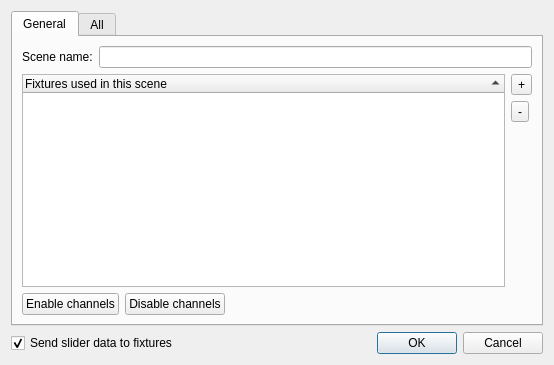
<ui version="4.0" >
 <class>SceneEditor</class>
 <widget class="QDialog" name="SceneEditor" >
  <property name="geometry" >
   <rect>
    <x>0</x>
    <y>0</y>
    <width>554</width>
    <height>365</height>
   </rect>
  </property>
  <property name="windowTitle" >
   <string>Scene editor</string>
  </property>
  <layout class="QGridLayout" name="gridLayout" >
   <item row="1" column="1" >
    <widget class="QDialogButtonBox" name="m_buttonBox" >
     <property name="standardButtons" >
      <set>QDialogButtonBox::Cancel|QDialogButtonBox::Ok</set>
     </property>
    </widget>
   </item>
   <item row="1" column="0" >
    <widget class="QCheckBox" name="m_updateValuesCheck" >
     <property name="toolTip" >
      <string>As sliders are dragged, send their data to the actual fixtures to see what really happens</string>
     </property>
     <property name="text" >
      <string>Send slider data to fixtures</string>
     </property>
     <property name="checked" >
      <bool>true</bool>
     </property>
    </widget>
   </item>
   <item row="0" column="0" colspan="2" >
    <widget class="QTabWidget" name="m_tab" >
     <property name="currentIndex" >
      <number>0</number>
     </property>
     <widget class="QWidget" name="General" >
      <property name="geometry" >
       <rect>
        <x>0</x>
        <y>0</y>
        <width>532</width>
        <height>283</height>
       </rect>
      </property>
      <attribute name="title" >
       <string>General</string>
      </attribute>
      <layout class="QVBoxLayout" name="verticalLayout_2" >
       <item>
        <layout class="QHBoxLayout" name="horizontalLayout_2" >
         <item>
          <widget class="QLabel" name="m_nameLabel" >
           <property name="text" >
            <string>Scene name:</string>
           </property>
          </widget>
         </item>
         <item>
          <widget class="QLineEdit" name="m_nameEdit" >
           <property name="toolTip" >
            <string>Name of this scene</string>
           </property>
          </widget>
         </item>
        </layout>
       </item>
       <item>
        <layout class="QHBoxLayout" name="horizontalLayout" >
         <item>
          <widget class="QTreeWidget" name="m_tree" >
           <property name="alternatingRowColors" >
            <bool>true</bool>
           </property>
           <property name="selectionMode" >
            <enum>QAbstractItemView::ExtendedSelection</enum>
           </property>
           <property name="rootIsDecorated" >
            <bool>false</bool>
           </property>
           <property name="itemsExpandable" >
            <bool>false</bool>
           </property>
           <property name="sortingEnabled" >
            <bool>true</bool>
           </property>
           <property name="allColumnsShowFocus" >
            <bool>true</bool>
           </property>
           <property name="expandsOnDoubleClick" >
            <bool>false</bool>
           </property>
           <column>
            <property name="text" >
             <string>Fixtures used in this scene</string>
            </property>
           </column>
          </widget>
         </item>
         <item>
          <layout class="QVBoxLayout" name="verticalLayout" >
           <item>
            <widget class="QToolButton" name="m_addFixtureButton" >
             <property name="toolTip" >
              <string>Add a new fixture to this scene</string>
             </property>
             <property name="text" >
              <string>+</string>
             </property>
            </widget>
           </item>
           <item>
            <widget class="QToolButton" name="m_removeFixtureButton" >
             <property name="toolTip" >
              <string>Remove the selected fixture(s) from this scene</string>
             </property>
             <property name="text" >
              <string>-</string>
             </property>
            </widget>
           </item>
           <item>
            <spacer name="verticalSpacer" >
             <property name="orientation" >
              <enum>Qt::Vertical</enum>
             </property>
             <property name="sizeHint" stdset="0" >
              <size>
               <width>20</width>
               <height>40</height>
              </size>
             </property>
            </spacer>
           </item>
          </layout>
         </item>
        </layout>
       </item>
       <item>
        <layout class="QHBoxLayout" name="horizontalLayout_3" >
         <item>
          <widget class="QPushButton" name="m_enableChannelsButton" >
           <property name="toolTip" >
            <string>Enable all channels in currently selected fixtures</string>
           </property>
           <property name="text" >
            <string>Enable channels</string>
           </property>
          </widget>
         </item>
         <item>
          <widget class="QPushButton" name="m_disableChannelsButton" >
           <property name="toolTip" >
            <string>Disable all channels in currently selected fixtures</string>
           </property>
           <property name="text" >
            <string>Disable channels</string>
           </property>
          </widget>
         </item>
         <item>
          <spacer name="horizontalSpacer" >
           <property name="orientation" >
            <enum>Qt::Horizontal</enum>
           </property>
           <property name="sizeHint" stdset="0" >
            <size>
             <width>268</width>
             <height>20</height>
            </size>
           </property>
          </spacer>
         </item>
        </layout>
       </item>
      </layout>
     </widget>
     <widget class="QWidget" name="All" >
      <property name="geometry" >
       <rect>
        <x>0</x>
        <y>0</y>
        <width>532</width>
        <height>283</height>
       </rect>
      </property>
      <attribute name="title" >
       <string>All</string>
      </attribute>
     </widget>
    </widget>
   </item>
  </layout>
 </widget>
 <resources/>
 <connections>
  <connection>
   <sender>m_buttonBox</sender>
   <signal>accepted()</signal>
   <receiver>SceneEditor</receiver>
   <slot>accept()</slot>
   <hints>
    <hint type="sourcelabel" >
     <x>442</x>
     <y>355</y>
    </hint>
    <hint type="destinationlabel" >
     <x>158</x>
     <y>296</y>
    </hint>
   </hints>
  </connection>
  <connection>
   <sender>m_buttonBox</sender>
   <signal>rejected()</signal>
   <receiver>SceneEditor</receiver>
   <slot>reject()</slot>
   <hints>
    <hint type="sourcelabel" >
     <x>544</x>
     <y>355</y>
    </hint>
    <hint type="destinationlabel" >
     <x>308</x>
     <y>295</y>
    </hint>
   </hints>
  </connection>
  <connection>
   <sender>m_enableChannelsButton</sender>
   <signal>clicked()</signal>
   <receiver>SceneEditor</receiver>
   <slot>slotEnableChannelsClicked()</slot>
   <hints>
    <hint type="sourcelabel" >
     <x>65</x>
     <y>296</y>
    </hint>
    <hint type="destinationlabel" >
     <x>3</x>
     <y>316</y>
    </hint>
   </hints>
  </connection>
  <connection>
   <sender>m_disableChannelsButton</sender>
   <signal>clicked()</signal>
   <receiver>SceneEditor</receiver>
   <slot>slotDisableChannelsClicked()</slot>
   <hints>
    <hint type="sourcelabel" >
     <x>184</x>
     <y>287</y>
    </hint>
    <hint type="destinationlabel" >
     <x>76</x>
     <y>325</y>
    </hint>
   </hints>
  </connection>
  <connection>
   <sender>m_updateValuesCheck</sender>
   <signal>toggled(bool)</signal>
   <receiver>SceneEditor</receiver>
   <slot>slotUpdateValuesChecked(bool)</slot>
   <hints>
    <hint type="sourcelabel" >
     <x>40</x>
     <y>338</y>
    </hint>
    <hint type="destinationlabel" >
     <x>131</x>
     <y>360</y>
    </hint>
   </hints>
  </connection>
 </connections>
 <slots>
  <slot>slotEnableChannelsClicked()</slot>
  <slot>slotDisableChannelsClicked()</slot>
  <slot>slotUpdateValuesChecked(bool)</slot>
 </slots>
</ui>
